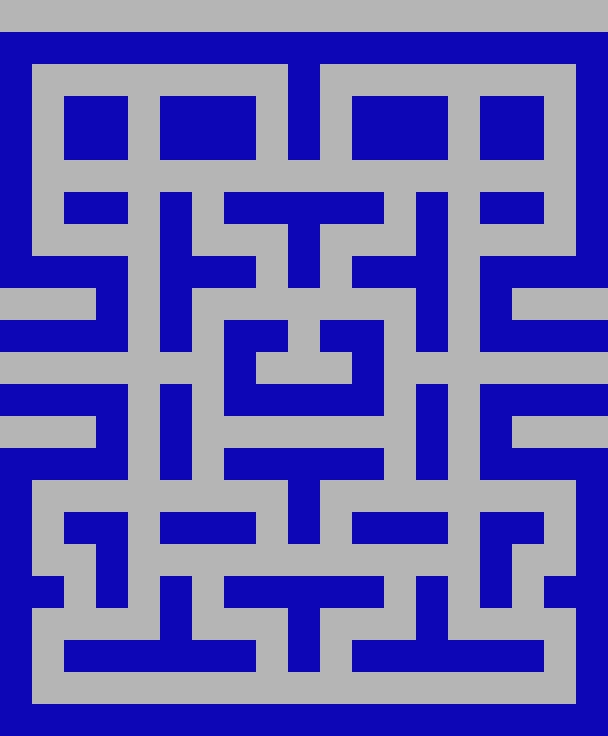

Rendered tile map (Tiled .tmx) drawn with the repository's tilesets; below, a short description and the full map source, tile grids included:
An orthogonal 19x23 tile map with 32x32 px tiles, 1 tile layer (Tile Layer 1).

<map version="1.5" tiledversion="1.7.2" orientation="orthogonal" renderorder="right-down" width="19" height="23" tilewidth="32" tileheight="32" infinite="0" backgroundcolor="#b5b5b5" nextlayerid="2" nextobjectid="1">
 <editorsettings>
  <export target="Fondo.csv" format="csv" />
 </editorsettings>
 <tileset firstgid="1" source="Betty.tsx" />
 <layer id="1" name="Tile Layer 1" width="19" height="23">
  <data encoding="csv">
0,0,0,0,0,0,0,0,0,0,0,0,0,0,0,0,0,0,0,
17,17,17,17,17,17,17,17,17,17,17,17,17,17,17,17,17,17,17,
17,0,0,0,0,0,0,0,0,17,0,0,0,0,0,0,0,0,17,
17,0,17,17,0,17,17,17,0,17,0,17,17,17,0,17,17,0,17,
17,0,17,17,0,17,17,17,0,17,0,17,17,17,0,17,17,0,17,
17,0,0,0,0,0,0,0,0,0,0,0,0,0,0,0,0,0,17,
17,0,17,17,0,17,0,17,17,17,17,17,0,17,0,17,17,0,17,
17,0,0,0,0,17,0,0,0,17,0,0,0,17,0,0,0,0,17,
17,17,17,17,0,17,17,17,0,17,0,17,17,17,0,17,17,17,17,
0,0,0,17,0,17,0,0,0,0,0,0,0,17,0,17,0,0,0,
17,17,17,17,0,17,0,17,17,0,17,17,0,17,0,17,17,17,17,
0,0,0,0,0,0,0,17,0,0,0,17,0,0,0,0,0,0,0,
17,17,17,17,0,17,0,17,17,17,17,17,0,17,0,17,17,17,17,
0,0,0,17,0,17,0,0,0,0,0,0,0,17,0,17,0,0,0,
17,17,17,17,0,17,0,17,17,17,17,17,0,17,0,17,17,17,17,
17,0,0,0,0,0,0,0,0,17,0,0,0,0,0,0,0,0,17,
17,0,17,17,0,17,17,17,0,17,0,17,17,17,0,17,17,0,17,
17,0,0,17,0,0,0,0,0,0,0,0,0,0,0,17,0,0,17,
17,17,0,17,0,17,0,17,17,17,17,17,0,17,0,17,0,17,17,
17,0,0,0,0,17,0,0,0,17,0,0,0,17,0,0,0,0,17,
17,0,17,17,17,17,17,17,0,17,0,17,17,17,17,17,17,0,17,
17,0,0,0,0,0,0,0,0,0,0,0,0,0,0,0,0,0,17,
17,17,17,17,17,17,17,17,17,17,17,17,17,17,17,17,17,17,17
</data>
 </layer>
</map>
